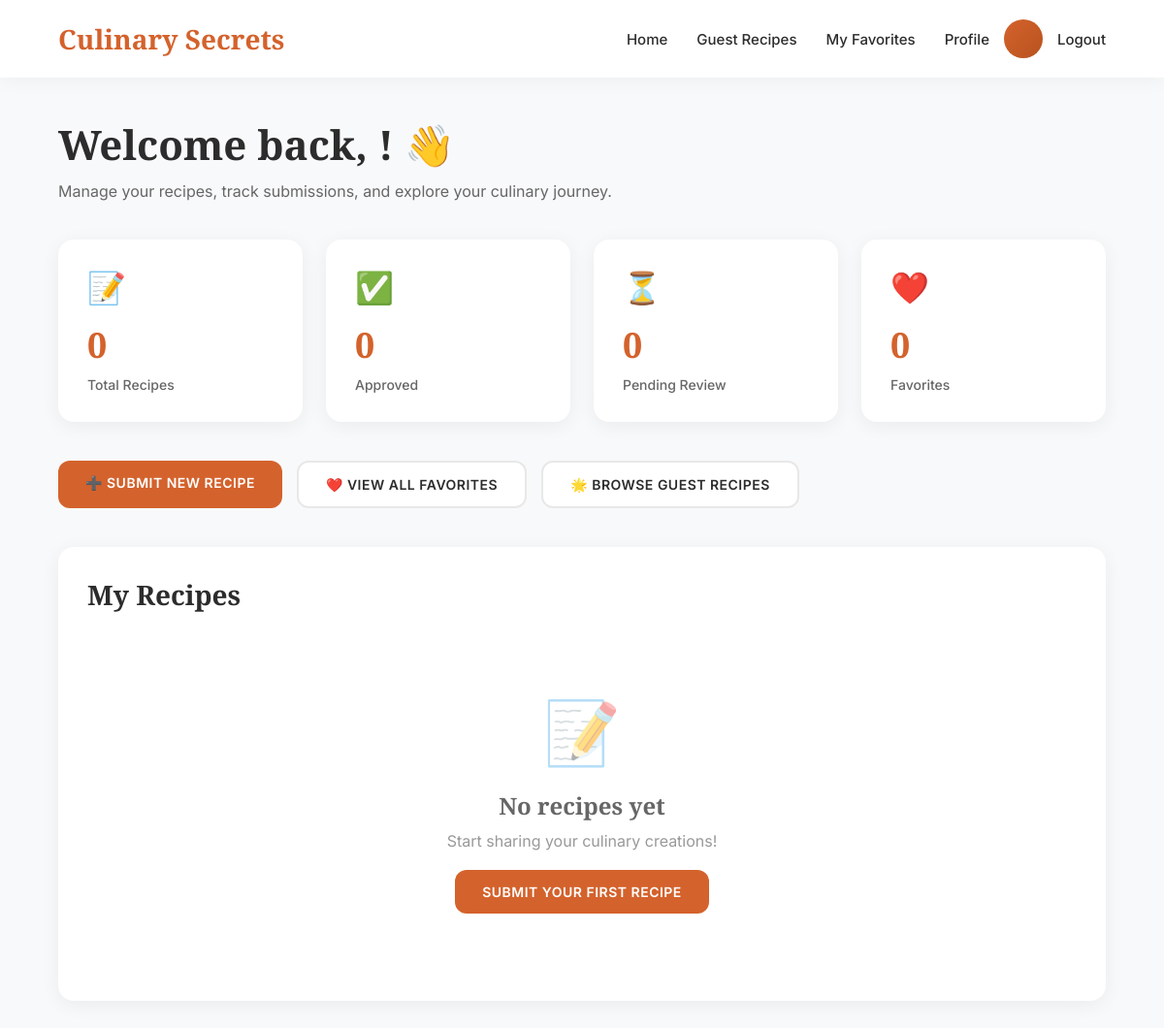
The page /accounts/dashboard/ (signed in) on the database as committed earlier.
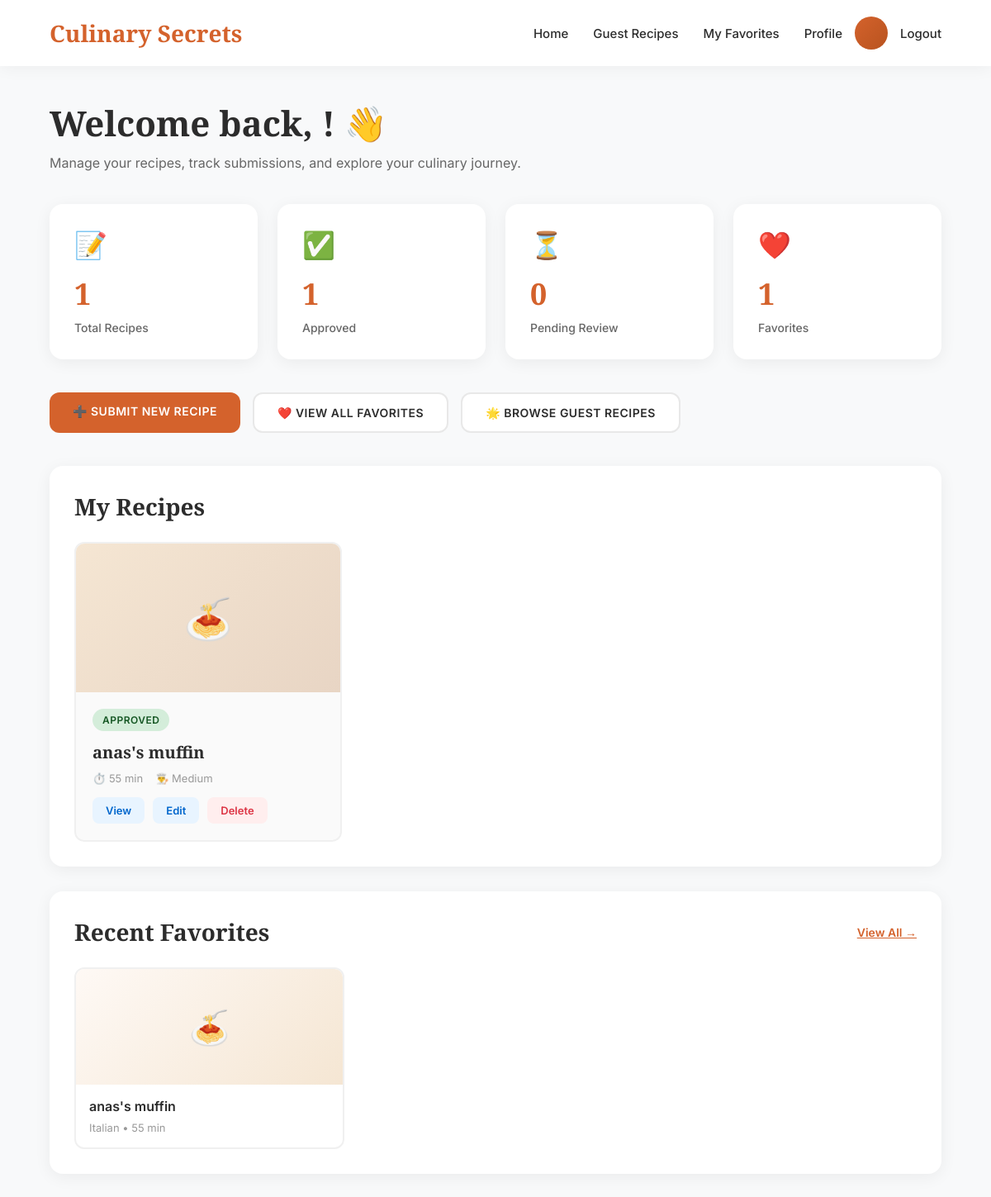
The same page on the database as committed later.
### recipes/models.py (models this page shows, shortened)
class Recipe(models.Model):
    DIFFICULTY_CHOICES = [
        ('easy', 'Easy'),
        ('medium', 'Medium'),
        ('hard', 'Hard'),
    ]
    APPROVAL_STATUS_CHOICES = [
        ('draft', 'Draft'),
        ('pending', 'Pending Review'),
        ('approved', 'Approved'),
        ('rejected', 'Rejected'),
    ]
    title = models.CharField(max_length=200, db_index=True)
    slug = models.SlugField(unique=True, db_index=True)
    description = models.TextField()
    ingredients = models.TextField(help_text="One ingredient per line")
    instructions = models.TextField()
    prep_time = models.PositiveIntegerField(
        help_text="Preparation time in minutes",
        validators=[MinValueValidator(1)]
    )
    cook_time = models.PositiveIntegerField(
        help_text="Cooking time in minutes",
        validators=[MinValueValidator(1)]
    )
    servings = models.PositiveIntegerField(
        default=4,
        validators=[MinValueValidator(1), MaxValueValidator(50)]
    )
    difficulty = models.CharField(
        max_length=10,
        choices=DIFFICULTY_CHOICES,
        default='medium',
        db_index=True
    )
    category = models.ForeignKey(
        Category,
        on_delete=models.CASCADE,
        related_name='recipes',
        db_index=True
    )
    author = models.ForeignKey(
        User,
        on_delete=models.SET_NULL,
        null=True,
        blank=True,
        db_index=True
    )
    image_url = models.URLField(blank=True, null=True)
    is_featured = models.BooleanField(default=False, db_index=True)
    approval_status = models.CharField(
        max_length=20,
        choices=APPROVAL_STATUS_CHOICES,
        default='approved',  # Admin recipes auto-approved
        db_index=True
    )
    is_user_recipe = models.BooleanField(default=False, db_index=True)
    rejection_reason = models.TextField(blank=True, null=True)
    reviewed_by = models.ForeignKey(
        User,
        on_delete=models.SET_NULL,
        null=True,
        blank=True,
        related_name='reviewed_recipes'
    )
    reviewed_at = models.DateTimeField(null=True, blank=True)
    created_at = models.DateTimeField(auto_now_add=True, db_index=True)
    updated_at = models.DateTimeField(auto_now=True)
    class Meta:
        ordering = ['-created_at']
        indexes = [
            models.Index(fields=['-created_at'], name='recipe_created_idx'),
            models.Index(fields=['category', '-created_at'], name='recipe_cat_date_idx'),
            models.Index(fields=['is_featured', '-created_at'], name='recipe_featured_idx'),
            models.Index(fields=['difficulty', '-created_at'], name='recipe_diff_date_idx'),
            models.Index(fields=['title'], name='recipe_title_idx'),
            models.Index(fields=['approval_status', '-created_at'], name='recipe_approval_date_idx'),
            models.Index(fields=['is_user_recipe', 'approval_status'], name='recipe_user_approval_idx'),
        ]
        verbose_name = 'Recipe'
        verbose_name_plural = 'Recipes'
    @property
    def total_time(self):
        return self.prep_time + self.cook_time

class Favorite(models.Model):
    user = models.ForeignKey(
        User,
        on_delete=models.CASCADE,
        related_name='favorites'
    )
    recipe = models.ForeignKey(
        Recipe,
        on_delete=models.CASCADE,
        related_name='favorited_by'
    )
    created_at = models.DateTimeField(auto_now_add=True, db_index=True)
    class Meta:
        unique_together = ['user', 'recipe']
        ordering = ['-created_at']
        verbose_name = 'Favorite'
        verbose_name_plural = 'Favorites'

class Category(models.Model):
    name = models.CharField(max_length=100, unique=True)
    description = models.TextField(blank=True)
    slug = models.SlugField(unique=True, db_index=True)
    created_at = models.DateTimeField(auto_now_add=True)
    class Meta:
        verbose_name_plural = "Categories"
        ordering = ['name']
        indexes = [
            models.Index(fields=['name'], name='category_name_idx'),
        ]

### accounts/views.py (the view)
# urls.py: path('dashboard/', views.dashboard_view, name='dashboard'),
@login_required
def dashboard_view(request):
    user = request.user
    user_recipes = Recipe.objects.filter(author=user).annotate(
        avg_rating=Avg('reviews__rating', filter=Q(reviews__is_approved=True)),
        review_count=Count('reviews', filter=Q(reviews__is_approved=True)),
        favorite_count=Count('favorited_by')
    ).order_by('-created_at')
    stats = {
        'total': user_recipes.count(),
        'pending': user_recipes.filter(approval_status='pending').count(),
        'approved': user_recipes.filter(approval_status='approved').count(),
        'rejected': user_recipes.filter(approval_status='rejected').count(),
        'draft': user_recipes.filter(approval_status='draft').count(),
    }
    favorites = Favorite.objects.filter(user=user).select_related(
        'recipe', 'recipe__category', 'recipe__author'
    ).order_by('-created_at')[:6]
    context = {
        'recipes': user_recipes[:10],  # Recent 10 recipes
        'stats': stats,
        'favorites': favorites,
    }
    return render(request, 'accounts/dashboard.html', context)

### accounts/templates/accounts/dashboard.html (shortened to what the changed rows need)
<!DOCTYPE html>
<html lang="en">
<head>
</head>
<body>
    <div class="container">
        <div class="page-header">
            <h1>Welcome back, {{ user.first_name }}! 👋</h1>
        </div>
        <div class="stats-grid">
            <div class="stat-card">
                <div class="stat-icon">📝</div>
                <div class="stat-number">{{ stats.total }}</div>
                <div class="stat-label">Total Recipes</div>
            </div>
            <div class="stat-card">
                <div class="stat-icon">✅</div>
                <div class="stat-number">{{ stats.approved }}</div>
                <div class="stat-label">Approved</div>
            </div>
            <div class="stat-card">
                <div class="stat-icon">❤️</div>
                <div class="stat-number">{{ favorites.count }}</div>
                <div class="stat-label">Favorites</div>
            </div>
        </div>
        <div class="section">
            <div class="section-header">
                <h2>My Recipes</h2>
            </div>
            {% if recipes %}
                <div class="recipes-grid">
                    {% for recipe in recipes %}
                        <div class="recipe-card">
                            <div class="recipe-image">
                                {% if recipe.category.name == "Italian" %}🍝
                                {% elif recipe.category.name == "American" %}🍔
                                {% elif recipe.category.name == "Asian" %}🍜
                                {% elif recipe.category.name == "Mexican" %}🌮
                                {% elif recipe.category.name == "Desserts" %}🍰
                                {% else %}🍴{% endif %}
                            </div>
                            <div class="recipe-content">
                                <span class="recipe-status status-{{ recipe.approval_status }}">
                                    {{ recipe.get_approval_status_display }}
                                </span>
                                <h3>{{ recipe.title }}</h3>
                                <div class="recipe-meta">
                                    <span>⏱️ {{ recipe.total_time }} min</span>
                                    <span>👨‍🍳 {{ recipe.get_difficulty_display }}</span>
                                </div>
                                <div class="recipe-actions">
                                    <a href="{% url 'accounts:recipe_detail' recipe.slug %}" class="btn-small btn-edit">View</a>
                                    <a href="{% url 'accounts:edit_recipe' recipe.slug %}" class="btn-small btn-edit">Edit</a>
                                    <a href="{% url 'accounts:delete_recipe' recipe.slug %}" class="btn-small btn-delete">Delete</a>
                                </div>
                            </div>
                        </div>
                    {% endfor %}
                </div>
            {% else %}
                <div class="empty-state">
                    <div class="empty-state-icon">📝</div>
                    <h3>No recipes yet</h3>
                    <p>Start sharing your culinary creations!</p>
                    <a href="{% url 'accounts:submit_recipe' %}" class="btn btn-primary" style="margin-top: 20px; display: inline-block;">Submit Your First Recipe</a>
                </div>
            {% endif %}
        </div>
        {% if favorites %}
        <div class="section">
            <div class="section-header">
                <h2>Recent Favorites</h2>
                <a href="{% url 'accounts:favorites' %}" style="color: #d4622c; font-weight: 600; font-size: 14px;">View All →</a>
            </div>
            <div class="favorites-grid">
                {% for favorite in favorites %}
                    <a href="{% url 'accounts:recipe_detail' favorite.recipe.slug %}" style="text-decoration: none; color: inherit;">
                        <div class="favorite-card">
                            <div class="favorite-image">
                                {% if favorite.recipe.category.name == "Italian" %}🍝
                                {% elif favorite.recipe.category.name == "American" %}🍔
                                {% elif favorite.recipe.category.name == "Asian" %}🍜
                                {% elif favorite.recipe.category.name == "Mexican" %}🌮
                                {% elif favorite.recipe.category.name == "Desserts" %}🍰
                                {% else %}🍴{% endif %}
                            </div>
                            <div class="favorite-content">
                                <h4>{{ favorite.recipe.title }}</h4>
                                <p>{{ favorite.recipe.category.name }} • {{ favorite.recipe.total_time }} min</p>
                            </div>
                        </div>
                    </a>
                {% endfor %}
            </div>
        </div>
        {% endif %}
    </div>
</body>
</html>

Rows that differ between the two databases and show on the page:
added Recipe: approval_status "APPROVED", title "anas's muffin", total_time "55", difficulty "Medium"
added Favorite: recipe "anas's muffin", recipe.category.name "Italian", recipe.total_time "55"
Other text that changed with them:
{{ stats.total }}: "0" → "1"
{{ stats.approved }}: "0" → "1"
{{ favorites.count }}: "0" → "1"
text no longer shown: "📝 No recipes yet Start sharing your culinary creations! SUBMIT YOUR FIRST RECIPE"
text now shown: "Recent Favorites View All →"
